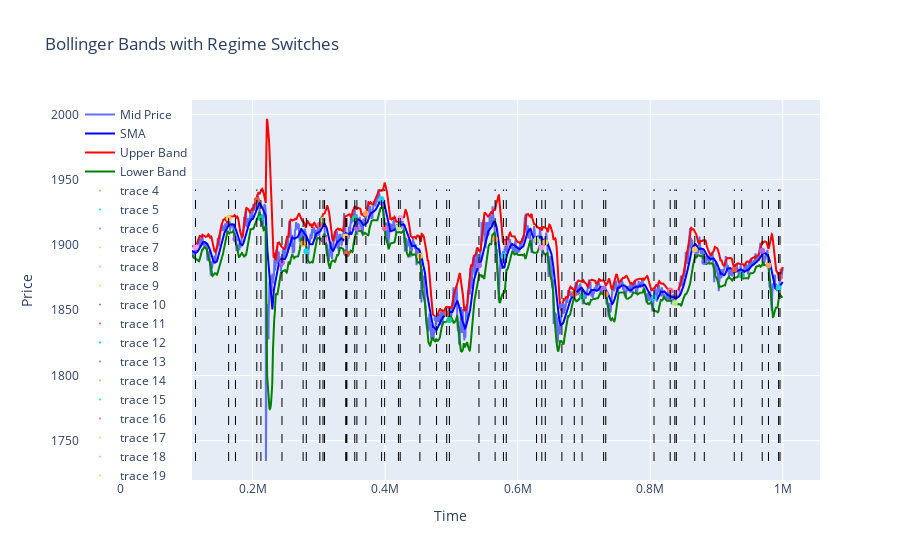

The cell this chart's notebook holds for it:
### Code cell
fig = go.Figure()

fig.add_trace(go.Scatter(x=data['time'], y=data['mid_price'], mode='lines', name='Mid Price'))
fig.add_trace(go.Scatter(x=data['time'], y=data['SMA'], mode='lines', name='SMA', line=dict(color='blue')))
fig.add_trace(go.Scatter(x=data['time'], y=data['UPPER_BAND'], mode='lines', name='Upper Band', line=dict(color='red')))
fig.add_trace(go.Scatter(x=data['time'], y=data['LOWER_BAND'], mode='lines', name='Lower Band', line=dict(color='green')))
# Add regime switch points
regime_switch_points = regimes[regimes != regimes.shift(1)].dropna()
for idx, regime in regime_switch_points.items():
    fig.add_shape(type='line',
                  x0=data['time'].iloc[idx], y0=data['mid_price'].min(),
                  x1=data['time'].iloc[idx], y1=data['mid_price'].max(),
                  line=dict(color='black', width=1, dash='dash'))
    fig.add_trace(go.Scatter(x=[data['time'].iloc[idx]], y=[data['mid_price'].iloc[idx]],
                             mode='markers', marker=dict(size=0), hoverinfo='text',
                             text=f"Regime: {regime}"))
    
fig.update_layout(title='Bollinger Bands with Regime Switches',
                  xaxis_title='Time',
                  yaxis_title='Price',
                  legend=dict(x=0, y=1, traceorder='normal'))
fig.show()

### Figure 1 — Plotly figure (JSON) as saved in the notebook; plotly's stock layout.template omitted (floating-point values rounded to 4 significant figures; data arrays with more than 128 entries replaced by an {"elided": "..."} marker saying what was removed)
{"data": [{"mode": "lines", "name": "Mid Price", "type": "scatter", "x": {"elided": "10000 int values"}, "y": {"elided": "10000 float values"}}, {"line": {"color": "blue"}, "mode": "lines", "name": "SMA", "type": "scatter", "x": {"elided": "10000 int values"}, "y": {"elided": "10000 float values"}}, {"line": {"color": "red"}, "mode": "lines", "name": "Upper Band", "type": "scatter", "x": {"elided": "10000 int values"}, "y": {"elided": "10000 float values"}}, {"line": {"color": "green"}, "mode": "lines", "name": "Lower Band", "type": "scatter", "x": {"elided": "10000 int values"}, "y": {"elided": "10000 float values"}}, {"hoverinfo": "text", "marker": {"size": 0}, "mode": "markers", "text": "Regime: NEUTRAL", "type": "scatter", "x": [0], "y": [1836]}, {"hoverinfo": "text", "marker": {"size": 0}, "mode": "markers", "text": "Regime: RIDING_UPPER", "type": "scatter", "x": [30000], "y": [1882.0]}, {"hoverinfo": "text", "marker": {"size": 0}, "mode": "markers", "text": "Regime: OSCILLATING", "type": "scatter", "x": [67900], "y": [1896.0]}, {"hoverinfo": "text", "marker": {"size": 0}, "mode": "markers", "text": "Regime: RIDING_LOWER", "type": "scatter", "x": [93300], "y": [1886.0]}, {"hoverinfo": "text", "marker": {"size": 0}, "mode": "markers", "text": "Regime: OSCILLATING", "type": "scatter", "x": [113900], "y": [1898.0]}, {"hoverinfo": "text", "marker": {"size": 0}, "mode": "markers", "text": "Regime: RIDING_UPPER", "type": "scatter", "x": [163900], "y": [1920.0]}, {"hoverinfo": "text", "marker": {"size": 0}, "mode": "markers", "text": "Regime: OSCILLATING", "type": "scatter", "x": [174200], "y": [1904.0]}, {"hoverinfo": "text", "marker": {"size": 0}, "mode": "markers", "text": "Regime: RIDING_UPPER", "type": "scatter", "x": [206400], "y": [1934.0]}, {"hoverinfo": "text", "marker": {"size": 0}, "mode": "markers", "text": "Regime: OSCILLATING", "type": "scatter", "x": [212600], "y": [1920.0]}, {"hoverinfo": "text", "marker": {"size": 0}, "mode": "markers", "text": "Regime: RIDING_UPPER", "type": "scatter", "x": [244400], "y": [1886.0]}, {"hoverinfo": "text", "marker": {"size": 0}, "mode": "markers", "text": "Regime: OSCILLATING", "type": "scatter", "x": [276300], "y": [1901]}, {"hoverinfo": "text", "marker": {"size": 0}, "mode": "markers", "text": "Regime: RIDING_LOWER", "type": "scatter", "x": [281100], "y": [1895]}, {"hoverinfo": "text", "marker": {"size": 0}, "mode": "markers", "text": "Regime: OSCILLATING", "type": "scatter", "x": [301500], "y": [1916.0]}, {"hoverinfo": "text", "marker": {"size": 0}, "mode": "markers", "text": "Regime: RIDING_UPPER", "type": "scatter", "x": [306300], "y": [1919]}, {"hoverinfo": "text", "marker": {"size": 0}, "mode": "markers", "text": "Regime: OSCILLATING", "type": "scatter", "x": [308600], "y": [1904]}, {"hoverinfo": "text", "marker": {"size": 0}, "mode": "markers", "text": "Regime: RIDING_UPPER", "type": "scatter", "x": [340600], "y": [1906.0]}, {"hoverinfo": "text", "marker": {"size": 0}, "mode": "markers", "text": "Regime: OSCILLATING", "type": "scatter", "x": [341900], "y": [1894.0]}, {"hoverinfo": "text", "marker": {"size": 0}, "mode": "markers", "text": "Regime: RIDING_UPPER", "type": "scatter", "x": [342200], "y": [1894.0]}, {"hoverinfo": "text", "marker": {"size": 0}, "mode": "markers", "text": "Regime: NEUTRAL", "type": "scatter", "x": [354200], "y": [1920.0]}, {"hoverinfo": "text", "marker": {"size": 0}, "mode": "markers", "text": "Regime: RIDING_LOWER", "type": "scatter", "x": [357400], "y": [1912.0]}, {"hoverinfo": "text", "marker": {"size": 0}, "mode": "markers", "text": "Regime: OSCILLATING", "type": "scatter", "x": [370900], "y": [1924]}, {"hoverinfo": "text", "marker": {"size": 0}, "mode": "markers", "text": "Regime: RIDING_UPPER", "type": "scatter", "x": [394700], "y": [1935]}, {"hoverinfo": "text", "marker": {"size": 0}, "mode": "markers", "text": "Regime: OSCILLATING", "type": "scatter", "x": [399300], "y": [1913]}, {"hoverinfo": "text", "marker": {"size": 0}, "mode": "markers", "text": "Regime: RIDING_LOWER", "type": "scatter", "x": [420100], "y": [1914.0]}, {"hoverinfo": "text", "marker": {"size": 0}, "mode": "markers", "text": "Regime: OSCILLATING", "type": "scatter", "x": [422800], "y": [1920.0]}, {"hoverinfo": "text", "marker": {"size": 0}, "mode": "markers", "text": "Regime: RIDING_LOWER", "type": "scatter", "x": [452500], "y": [1892.0]}, {"hoverinfo": "text", "marker": {"size": 0}, "mode": "markers", "text": "Regime: OSCILLATING", "type": "scatter", "x": [477600], "y": [1844.0]}, {"hoverinfo": "text", "marker": {"size": 0}, "mode": "markers", "text": "Regime: RIDING_UPPER", "type": "scatter", "x": [492900], "y": [1848.0]}, {"hoverinfo": "text", "marker": {"size": 0}, "mode": "markers", "text": "Regime: OSCILLATING", "type": "scatter", "x": [497000], "y": [1842.0]}, {"hoverinfo": "text", "marker": {"size": 0}, "mode": "markers", "text": "Regime: RIDING_UPPER", "type": "scatter", "x": [541600], "y": [1884.0]}, {"hoverinfo": "text", "marker": {"size": 0}, "mode": "markers", "text": "Regime: OSCILLATING", "type": "scatter", "x": [566000], "y": [1904.0]}, {"hoverinfo": "text", "marker": {"size": 0}, "mode": "markers", "text": "Regime: RIDING_LOWER", "type": "scatter", "x": [578500], "y": [1892.0]}, {"hoverinfo": "text", "marker": {"size": 0}, "mode": "markers", "text": "Regime: OSCILLATING", "type": "scatter", "x": [582800], "y": [1902.0]}, {"hoverinfo": "text", "marker": {"size": 0}, "mode": "markers", "text": "Regime: RIDING_UPPER", "type": "scatter", "x": [628500], "y": [1904]}, {"hoverinfo": "text", "marker": {"size": 0}, "mode": "markers", "text": "Regime: OSCILLATING", "type": "scatter", "x": [636400], "y": [1898]}, {"hoverinfo": "text", "marker": {"size": 0}, "mode": "markers", "text": "Regime: RIDING_LOWER", "type": "scatter", "x": [641700], "y": [1902]}, {"hoverinfo": "text", "marker": {"size": 0}, "mode": "markers", "text": "Regime: OSCILLATING", "type": "scatter", "x": [666700], "y": [1853]}, {"hoverinfo": "text", "marker": {"size": 0}, "mode": "markers", "text": "Regime: RIDING_UPPER", "type": "scatter", "x": [685400], "y": [1862.0]}, {"hoverinfo": "text", "marker": {"size": 0}, "mode": "markers", "text": "Regime: OSCILLATING", "type": "scatter", "x": [697200], "y": [1860.0]}, {"hoverinfo": "text", "marker": {"size": 0}, "mode": "markers", "text": "Regime: RIDING_UPPER", "type": "scatter", "x": [729700], "y": [1866.0]}, {"hoverinfo": "text", "marker": {"size": 0}, "mode": "markers", "text": "Regime: OSCILLATING", "type": "scatter", "x": [732900], "y": [1862.0]}, {"hoverinfo": "text", "marker": {"size": 0}, "mode": "markers", "text": "Regime: RIDING_LOWER", "type": "scatter", "x": [805700], "y": [1860.0]}, {"hoverinfo": "text", "marker": {"size": 0}, "mode": "markers", "text": "Regime: OSCILLATING", "type": "scatter", "x": [830100], "y": [1865]}, {"hoverinfo": "text", "marker": {"size": 0}, "mode": "markers", "text": "Regime: RIDING_LOWER", "type": "scatter", "x": [837100], "y": [1856.0]}, {"hoverinfo": "text", "marker": {"size": 0}, "mode": "markers", "text": "Regime: OSCILLATING", "type": "scatter", "x": [839400], "y": [1864.0]}, {"hoverinfo": "text", "marker": {"size": 0}, "mode": "markers", "text": "Regime: RIDING_UPPER", "type": "scatter", "x": [867200], "y": [1896.0]}, {"hoverinfo": "text", "marker": {"size": 0}, "mode": "markers", "text": "Regime: OSCILLATING", "type": "scatter", "x": [881600], "y": [1887]}, {"hoverinfo": "text", "marker": {"size": 0}, "mode": "markers", "text": "Regime: RIDING_UPPER", "type": "scatter", "x": [926800], "y": [1881]}, {"hoverinfo": "text", "marker": {"size": 0}, "mode": "markers", "text": "Regime: OSCILLATING", "type": "scatter", "x": [938000], "y": [1876.0]}, {"hoverinfo": "text", "marker": {"size": 0}, "mode": "markers", "text": "Regime: RIDING_UPPER", "type": "scatter", "x": [969000], "y": [1896.0]}, {"hoverinfo": "text", "marker": {"size": 0}, "mode": "markers", "text": "Regime: OSCILLATING", "type": "scatter", "x": [978400], "y": [1884.0]}, {"hoverinfo": "text", "marker": {"size": 0}, "mode": "markers", "text": "Regime: RIDING_LOWER", "type": "scatter", "x": [993700], "y": [1867]}, {"hoverinfo": "text", "marker": {"size": 0}, "mode": "markers", "text": "Regime: OSCILLATING", "type": "scatter", "x": [995800], "y": [1876.0]}], "layout": {"legend": {"traceorder": "normal", "x": 0, "y": 1}, "shapes": [{"line": {"color": "black", "dash": "dash", "width": 1}, "type": "line", "x0": 0, "x1": 0, "y0": 1734.0, "y1": 1942.0}, {"line": {"color": "black", "dash": "dash", "width": 1}, "type": "line", "x0": 30000, "x1": 30000, "y0": 1734.0, "y1": 1942.0}, {"line": {"color": "black", "dash": "dash", "width": 1}, "type": "line", "x0": 67900, "x1": 67900, "y0": 1734.0, "y1": 1942.0}, {"line": {"color": "black", "dash": "dash", "width": 1}, "type": "line", "x0": 93300, "x1": 93300, "y0": 1734.0, "y1": 1942.0}, {"line": {"color": "black", "dash": "dash", "width": 1}, "type": "line", "x0": 113900, "x1": 113900, "y0": 1734.0, "y1": 1942.0}, {"line": {"color": "black", "dash": "dash", "width": 1}, "type": "line", "x0": 163900, "x1": 163900, "y0": 1734.0, "y1": 1942.0}, {"line": {"color": "black", "dash": "dash", "width": 1}, "type": "line", "x0": 174200, "x1": 174200, "y0": 1734.0, "y1": 1942.0}, {"line": {"color": "black", "dash": "dash", "width": 1}, "type": "line", "x0": 206400, "x1": 206400, "y0": 1734.0, "y1": 1942.0}, {"line": {"color": "black", "dash": "dash", "width": 1}, "type": "line", "x0": 212600, "x1": 212600, "y0": 1734.0, "y1": 1942.0}, {"line": {"color": "black", "dash": "dash", "width": 1}, "type": "line", "x0": 244400, "x1": 244400, "y0": 1734.0, "y1": 1942.0}, {"line": {"color": "black", "dash": "dash", "width": 1}, "type": "line", "x0": 276300, "x1": 276300, "y0": 1734.0, "y1": 1942.0}, {"line": {"color": "black", "dash": "dash", "width": 1}, "type": "line", "x0": 281100, "x1": 281100, "y0": 1734.0, "y1": 1942.0}, {"line": {"color": "black", "dash": "dash", "width": 1}, "type": "line", "x0": 301500, "x1": 301500, "y0": 1734.0, "y1": 1942.0}, {"line": {"color": "black", "dash": "dash", "width": 1}, "type": "line", "x0": 306300, "x1": 306300, "y0": 1734.0, "y1": 1942.0}, {"line": {"color": "black", "dash": "dash", "width": 1}, "type": "line", "x0": 308600, "x1": 308600, "y0": 1734.0, "y1": 1942.0}, {"line": {"color": "black", "dash": "dash", "width": 1}, "type": "line", "x0": 340600, "x1": 340600, "y0": 1734.0, "y1": 1942.0}, {"line": {"color": "black", "dash": "dash", "width": 1}, "type": "line", "x0": 341900, "x1": 341900, "y0": 1734.0, "y1": 1942.0}, {"line": {"color": "black", "dash": "dash", "width": 1}, "type": "line", "x0": 342200, "x1": 342200, "y0": 1734.0, "y1": 1942.0}, {"line": {"color": "black", "dash": "dash", "width": 1}, "type": "line", "x0": 354200, "x1": 354200, "y0": 1734.0, "y1": 1942.0}, {"line": {"color": "black", "dash": "dash", "width": 1}, "type": "line", "x0": 357400, "x1": 357400, "y0": 1734.0, "y1": 1942.0}, {"line": {"color": "black", "dash": "dash", "width": 1}, "type": "line", "x0": 370900, "x1": 370900, "y0": 1734.0, "y1": 1942.0}, {"line": {"color": "black", "dash": "dash", "width": 1}, "type": "line", "x0": 394700, "x1": 394700, "y0": 1734.0, "y1": 1942.0}, {"line": {"color": "black", "dash": "dash", "width": 1}, "type": "line", "x0": 399300, "x1": 399300, "y0": 1734.0, "y1": 1942.0}, {"line": {"color": "black", "dash": "dash", "width": 1}, "type": "line", "x0": 420100, "x1": 420100, "y0": 1734.0, "y1": 1942.0}, {"line": {"color": "black", "dash": "dash", "width": 1}, "type": "line", "x0": 422800, "x1": 422800, "y0": 1734.0, "y1": 1942.0}, {"line": {"color": "black", "dash": "dash", "width": 1}, "type": "line", "x0": 452500, "x1": 452500, "y0": 1734.0, "y1": 1942.0}, {"line": {"color": "black", "dash": "dash", "width": 1}, "type": "line", "x0": 477600, "x1": 477600, "y0": 1734.0, "y1": 1942.0}, {"line": {"color": "black", "dash": "dash", "width": 1}, "type": "line", "x0": 492900, "x1": 492900, "y0": 1734.0, "y1": 1942.0}, {"line": {"color": "black", "dash": "dash", "width": 1}, "type": "line", "x0": 497000, "x1": 497000, "y0": 1734.0, "y1": 1942.0}, {"line": {"color": "black", "dash": "dash", "width": 1}, "type": "line", "x0": 541600, "x1": 541600, "y0": 1734.0, "y1": 1942.0}, {"line": {"color": "black", "dash": "dash", "width": 1}, "type": "line", "x0": 566000, "x1": 566000, "y0": 1734.0, "y1": 1942.0}, {"line": {"color": "black", "dash": "dash", "width": 1}, "type": "line", "x0": 578500, "x1": 578500, "y0": 1734.0, "y1": 1942.0}, {"line": {"color": "black", "dash": "dash", "width": 1}, "type": "line", "x0": 582800, "x1": 582800, "y0": 1734.0, "y1": 1942.0}, {"line": {"color": "black", "dash": "dash", "width": 1}, "type": "line", "x0": 628500, "x1": 628500, "y0": 1734.0, "y1": 1942.0}, {"line": {"color": "black", "dash": "dash", "width": 1}, "type": "line", "x0": 636400, "x1": 636400, "y0": 1734.0, "y1": 1942.0}, {"line": {"color": "black", "dash": "dash", "width": 1}, "type": "line", "x0": 641700, "x1": 641700, "y0": 1734.0, "y1": 1942.0}, {"line": {"color": "black", "dash": "dash", "width": 1}, "type": "line", "x0": 666700, "x1": 666700, "y0": 1734.0, "y1": 1942.0}, {"line": {"color": "black", "dash": "dash", "width": 1}, "type": "line", "x0": 685400, "x1": 685400, "y0": 1734.0, "y1": 1942.0}, {"line": {"color": "black", "dash": "dash", "width": 1}, "type": "line", "x0": 697200, "x1": 697200, "y0": 1734.0, "y1": 1942.0}, {"line": {"color": "black", "dash": "dash", "width": 1}, "type": "line", "x0": 729700, "x1": 729700, "y0": 1734.0, "y1": 1942.0}, {"line": {"color": "black", "dash": "dash", "width": 1}, "type": "line", "x0": 732900, "x1": 732900, "y0": 1734.0, "y1": 1942.0}, {"line": {"color": "black", "dash": "dash", "width": 1}, "type": "line", "x0": 805700, "x1": 805700, "y0": 1734.0, "y1": 1942.0}, {"line": {"color": "black", "dash": "dash", "width": 1}, "type": "line", "x0": 830100, "x1": 830100, "y0": 1734.0, "y1": 1942.0}, {"line": {"color": "black", "dash": "dash", "width": 1}, "type": "line", "x0": 837100, "x1": 837100, "y0": 1734.0, "y1": 1942.0}, {"line": {"color": "black", "dash": "dash", "width": 1}, "type": "line", "x0": 839400, "x1": 839400, "y0": 1734.0, "y1": 1942.0}, {"line": {"color": "black", "dash": "dash", "width": 1}, "type": "line", "x0": 867200, "x1": 867200, "y0": 1734.0, "y1": 1942.0}, {"line": {"color": "black", "dash": "dash", "width": 1}, "type": "line", "x0": 881600, "x1": 881600, "y0": 1734.0, "y1": 1942.0}, {"line": {"color": "black", "dash": "dash", "width": 1}, "type": "line", "x0": 926800, "x1": 926800, "y0": 1734.0, "y1": 1942.0}, {"line": {"color": "black", "dash": "dash", "width": 1}, "type": "line", "x0": 938000, "x1": 938000, "y0": 1734.0, "y1": 1942.0}, {"line": {"color": "black", "dash": "dash", "width": 1}, "type": "line", "x0": 969000, "x1": 969000, "y0": 1734.0, "y1": 1942.0}, {"line": {"color": "black", "dash": "dash", "width": 1}, "type": "line", "x0": 978400, "x1": 978400, "y0": 1734.0, "y1": 1942.0}, {"line": {"color": "black", "dash": "dash", "width": 1}, "type": "line", "x0": 993700, "x1": 993700, "y0": 1734.0, "y1": 1942.0}, {"line": {"color": "black", "dash": "dash", "width": 1}, "type": "line", "x0": 995800, "x1": 995800, "y0": 1734.0, "y1": 1942.0}], "title": {"text": "Bollinger Bands with Regime Switches"}, "xaxis": {"title": {"text": "Time"}}, "yaxis": {"title": {"text": "Price"}}}}
